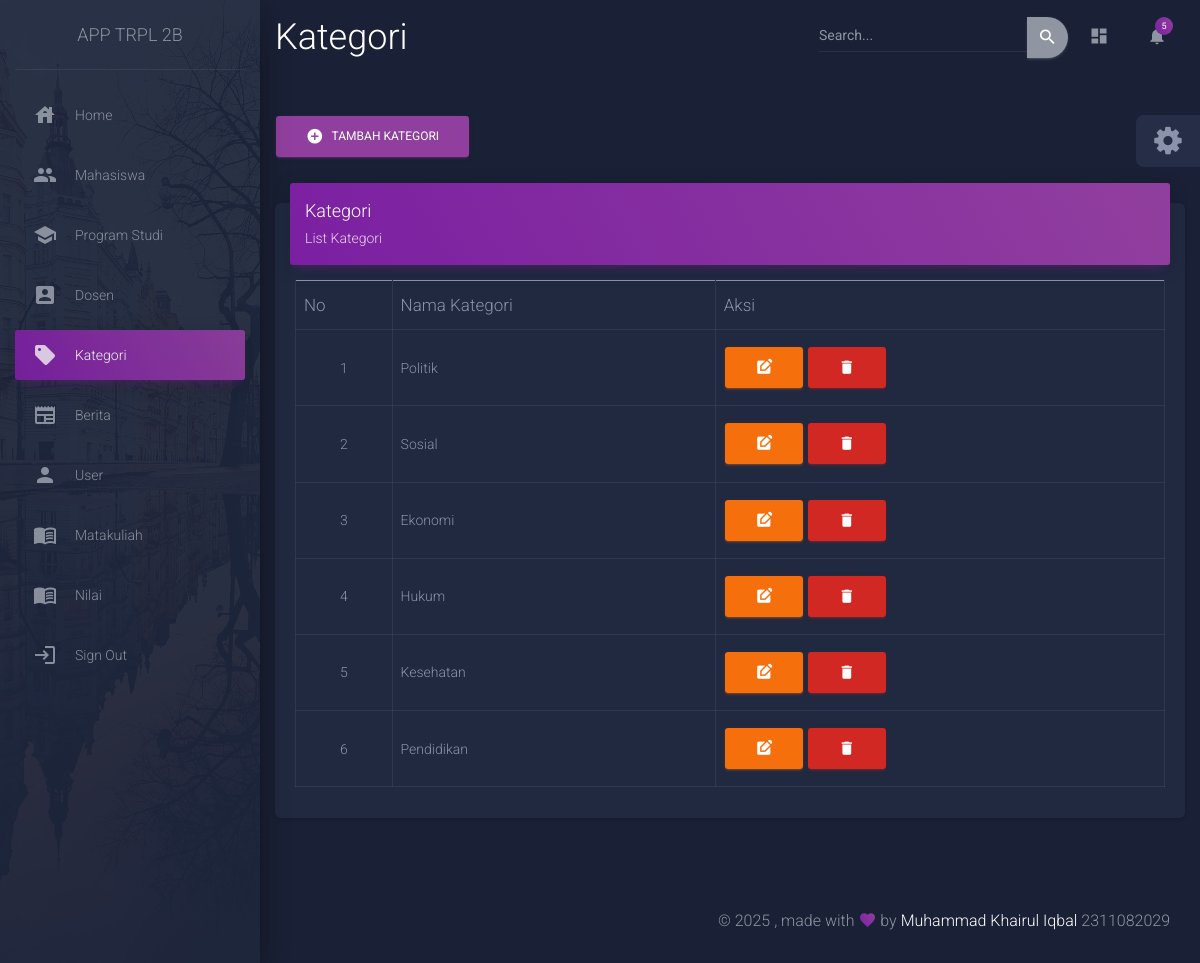
Screenshot of /admin/index.php?p=kategori (signed in) with the database file from the repository.
### tables this page shows
CREATE TABLE `kategori` (
  `id` int(11) NOT NULL,
  `nama_kategori` varchar(50) NOT NULL
);

### admin/kategori.php (the view, shortened to what this page needs)
<?php
include '../koneksi.php';
$aksi = isset($_GET['aksi']) ? $_GET['aksi'] : 'list';
switch ($aksi) {
    case 'list':
?>
        <a href="index.php?p=kategori&aksi=input" class="btn btn-primary my-3"><i class="material-icons me-2">add_circle</i></i>Tambah Kategori</a>
        <div class="row">
            <div class="col-md-12">
                <div class="card">
                    <div class="card-header card-header-primary">
                        <h4 class="card-title">Kategori</h4>
                        <p class="card-category">List Kategori</p>
                    </div>
                    <div class="card-body">
                        <div class="table-responsive">
                            <table id="example" class="table table-bordered">
                                <thead>
                                    <tr>
                                        <th class="text-left">No</th>
                                        <th>Nama Kategori</th>
                                        <th>Aksi</th>
                                    </tr>
                                </thead>
                                <tbody>
                                    <?php
                                    $ambil = mysqli_query($db, "SELECT * FROM kategori");
                                    $no = 1;
                                    while ($data_ktg = mysqli_fetch_array($ambil)) {
                                    ?>
                                        <tr>
                                            <td class="text-center"><?php echo $no ?></td>
                                            <td><?= $data_ktg['nama_kategori'] ?></td>
                                            <td>
                                                <a href="index.php?p=kategori&aksi=edit&id_edit=<?= $data_ktg['id'] ?>" class="btn btn-warning"><i class="material-icons">edit_square</i></a>
                                                <a href="proses_kategori.php?proses=delete&id_hapus=<?= $data_ktg['id'] ?>" class="btn btn-danger" onclick="return confirm('Yakin akan menghapus data?')"><i class="material-icons">delete</i></a>
                                            </td>
                                        </tr>
                                    <?php
                                        $no++;
                                    }
                                    ?>
                                </tbody>
                            </table>
                        </div>
                    </div>
                </div>
            </div>
        </div>
    <?php
        break;
    ?>
<?php
}
?>

### admin/index.php (style rules this page uses)
th, td { background: inherit !important; }

### rows the page displays
kategori: nama_kategori "Politik"
kategori: nama_kategori "Sosial"
kategori: nama_kategori "Ekonomi"
kategori: nama_kategori "Hukum"
kategori: nama_kategori "Kesehatan"
kategori: nama_kategori "Pendidikan"
